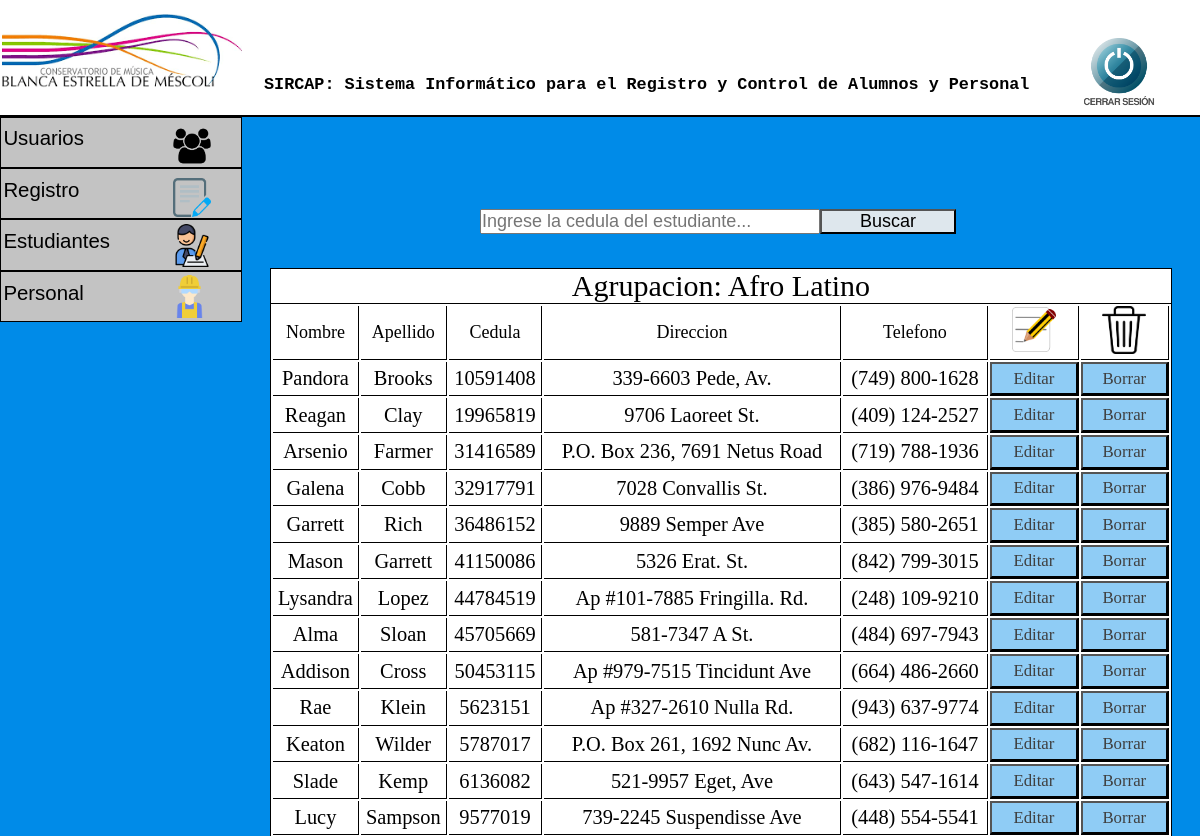
Screenshot of /admin/gestion_de_estudiantes/afroLatino.php (signed in) with the database file from the repository.
### tables this page shows
CREATE TABLE `estudiantes` (
  `nombre` varchar(20) NOT NULL,
  `apellido` varchar(20) NOT NULL,
  `cedula` varchar(10) NOT NULL,
  `direccion` varchar(40) NOT NULL,
  `telefono` varchar(20) NOT NULL,
  `catedra` varchar(1) NOT NULL,
  `agrupacion` varchar(1) NOT NULL,
  `formacion` varchar(1) NOT NULL
);

### admin/gestion_de_estudiantes/afroLatino.php (the view, shortened to what this page needs)
 <?php
  include '../../php/conexion.php';
$sql="SELECT nombre,apellido,cedula,direccion,telefono FROM estudiantes WHERE agrupacion = 6";
$resultado=$conexion->query($sql);
?>
<!DOCTYPE html>
<html lang="es">
<link rel="stylesheet" type="text/css" href="../../css/index.css">
<head>
</head>
<body>
  <header>
    <h2 class="titulo"> SIRCAP: Sistema Informático para el Registro y Control de Alumnos y Personal </h2>
    <img src="../../img/conservatorio logo.png" class="logo">
    <a href="../../php/cierreSesion.php"><img src="../../img/cerrar.png" class="cerrar"></a>
  </header>
  <div id="menu">
    <ul>
      <li><a href="">Usuarios</a> <img id="usuarios" src="../../img/usuarios.png">
      </li>
      <li><a href="">Registro</a> <img id="registro" src="../../img/registro.png">
      </li>
      <li><a href="">Estudiantes<img id="estudiante" src="../../img/estudiante.png"></a>
      </li>
      <li><a href="">Personal<img id="personal" src="../../img/obrero.png"></a>
      </li>
    </ul>
  </div>
    <div>
      <form id="busqueda" method="POST" action="../../php/buscarEstudiante.php" name="busqueda" >
          <input id="barraBusqueda" maxlength="8" placeholder="Ingrese la cedula del estudiante..." name="busqueda" size="30" type="text" />
          <button id="botonBusqueda" type="submit" onclick="validacionBusqueda()">Buscar</button>
      </form>
  </div>
  <div class="tablaRegistro">
<table>
    <thead>
      <caption>Agrupacion: Afro Latino</caption>
          <tr class="tituloTabla">
          <td>Nombre</td>
              <td>Apellido</td>
              <td>Cedula</td>
              <td>Direccion</td>
              <td>Telefono</td>
              <td class="columnaImagen"><img id="editarRegistro" src="../../img/editar.png"></td>
              <td class="columnaImagen"><img id="borrarRegistro" src="../../img/borrar.png"></td>
          </tr>
    </thead>
    <tbody>
        <?php
        while ($row=$resultado->fetch_assoc()) {
            ?>
            <tr>
                <td><?php echo $row['nombre'];?></td>
                <td><?php echo $row['apellido'];?></td>
                <td><?php echo $row['cedula'];?></td>
                <td><?php echo $row['direccion'];?></td>
                <td><?php echo $row['telefono'];?></td>
                <td>
                    <form method="POST" action="../../php/editarEstudiante.php">
                        <button type="submit"> Editar <input type="hidden" name="cedula" value="<?php echo $row['cedula']?>"> </button>
                    </form>
                </td>
                <td>
                    <form method="POST" action="../../php/eliminarEstudiante.php">
                        <button type="submit"> Borrar <input type="hidden" name="cedula" value="<?php echo $row['cedula']?>"> </button>
                    </form>
                </td>
            </tr>
        <?php
        }
        ?>
    </tbody>
</table>
  </div>
</body>
</html>

### css/index.css (style rules this page uses)
* { margin: 0; padding: 0; }
body { background-color: #008BE8; }
.titulo { font-family: Courier, monospace; font-size: 1.4vw; position: absolute; left: 22%; top: 9%; }
.logo { width: 20%; margin-left: 0.2%; }
header { background-color: white; border-bottom: 2px solid; }
.cerrar { position: absolute; left: 90%; top: 4.5%; width: 6.5%; }
#menu ul, li { list-style: none; margin: 0; padding: 0; }
#menu ul { position: relative; z-index: 597; float: left; }
#menu ul li { float: left; min-height: 1px; line-height: 1em; vertical-align: middle; }
#menu ul li { float: none; }
#menu { width: 20%; }
#menu span, #menu a { display: inline-block; font-family: Arial, Helvetica, sans-serif; font-size: 1.7vw; text-decoration: none; }
#menu:after, #menu ul:after { content: ''; display: block; clear: both; }
#menu ul, #menu li { width: 100%; }
#menu li { background: #C3C3C3; border: 1px solid black; }
#menu a { color: black; line-height: 160%; padding: 2% 15% 5% 1%; width: 25%; }
#usuarios { width: 16%; position: absolute; left: 72%; top: 5%; }
#registro { width: 16%; position: absolute; left: 72%; top: 30%; }
#estudiante { width: 18%; position: absolute; left: 71%; top: 52%; }
#personal { width: 18%; position: absolute; left: 70%; top: 77%; }
#usuarios { font-size: 1.5vw; text-align: center; }
#busqueda { position: absolute; left: 40%; top: 25%; }
#barraBusqueda { font-size: 1.5vw; }
#botonBusqueda { font-size: 1.5vw; position: absolute; width: 40%; background-color: #DEE7ED; }
.tablaRegistro { position: absolute; left: 22.5%; top: 32%; background-color: white; border:1px solid black; width: 75%; }
table { width: 100%; height: 15em; }
.tablaRegistro caption { font-size: 2.5vw; text-align: center; border-bottom: 1px solid black }
.tablaRegistro td { border-bottom: 1px solid black; text-align: center; font-size: 1.7vw; border-right: 1px solid black; height: 1.5em; }
.tituloTabla td { font-size: 1.5vw; text-align: center; border-bottom: 1px solid black; border-right: 1px solid black; }
.columnaImagen { width: 10%; }
#editarRegistro { width: 50%; }
#borrarRegistro { width: 50%; }
table form button { font-size: 1.4vw; width: 100%; color: #3F3F3F; height: 2em; background-color: #008BE870; font-family: 'Arial Black'; }

### rows the page displays
estudiantes: nombre "Pandora", apellido "Brooks", cedula "10591408", direccion "339-6603 Pede, Av.", telefono "(749) 800-1628"
estudiantes: nombre "Reagan", apellido "Clay", cedula "19965819", direccion "9706 Laoreet St.", telefono "(409) 124-2527"
estudiantes: nombre "Arsenio", apellido "Farmer", cedula "31416589", direccion "P.O. Box 236, 7691 Netus Road", telefono "(719) 788-1936"
estudiantes: nombre "Galena", apellido "Cobb", cedula "32917791", direccion "7028 Convallis St.", telefono "(386) 976-9484"
estudiantes: nombre "Garrett", apellido "Rich", cedula "36486152", direccion "9889 Semper Ave", telefono "(385) 580-2651"
estudiantes: nombre "Mason", apellido "Garrett", cedula "41150086", direccion "5326 Erat. St.", telefono "(842) 799-3015"
estudiantes: nombre "Lysandra", apellido "Lopez", cedula "44784519", direccion "Ap #101-7885 Fringilla. Rd.", telefono "(248) 109-9210"
estudiantes: nombre "Alma", apellido "Sloan", cedula "45705669", direccion "581-7347 A St.", telefono "(484) 697-7943"
estudiantes: nombre "Addison", apellido "Cross", cedula "50453115", direccion "Ap #979-7515 Tincidunt Ave", telefono "(664) 486-2660"
estudiantes: nombre "Rae", apellido "Klein", cedula "5623151", direccion "Ap #327-2610 Nulla Rd.", telefono "(943) 637-9774"
estudiantes: nombre "Keaton", apellido "Wilder", cedula "5787017", direccion "P.O. Box 261, 1692 Nunc Av.", telefono "(682) 116-1647"
estudiantes: nombre "Slade", apellido "Kemp", cedula "6136082", direccion "521-9957 Eget, Ave", telefono "(643) 547-1614"
estudiantes: nombre "Lucy", apellido "Sampson", cedula "9577019", direccion "739-2245 Suspendisse Ave", telefono "(448) 554-5541"
